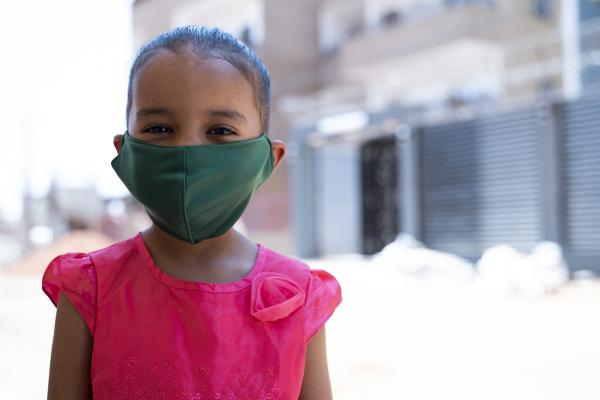
#> input picture test_images/image.jpg, 600 x 400 px, found by its file name
$ python 'Object Detection.py'
#> lines starting #> are read from the running program, lines starting #| are printed output that depends on the picture
import numpy as np
import cv2

#Image input
img = cv2.resize(cv2.imread(r'C:\Users\Ruchit Singh\Desktop\OpenCV\test_images\image.jpg', 0), (0,0),fx=0.8,fy=0.8)
#> img: shape (320, 480); min 0, max 255, mean 169.7
#object to be detected input
object = cv2.resize(cv2.imread(r'C:\Users\Ruchit Singh\Desktop\OpenCV\test_images\mask.jpg', 0),(0,0),fx=0.8,fy=0.8)
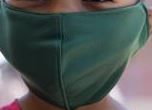
#> input picture test_images/mask.jpg, 152 x 110 px, found by its file name
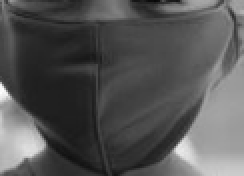
#> object: shape (88, 122) (shown 2 times larger); min 7, max 253, mean 84.7

#Get the height and weight of the object
h, w = object.shape
#> h = 88; w = 122

#List of different methods for template matching
methods = [cv2.TM_CCOEFF, cv2.TM_CCOEFF_NORMED,
           cv2.TM_CCORR, cv2.TM_CCORR_NORMED,
           cv2.TM_SQDIFF, cv2.TM_SQDIFF_NORMED]

"""
We use the sliding window with stride one and map which creates a  certain dimensional array,
with values that signifies the accuracy of how close the object is similar to the respective frame
"""

for i in methods:
    img2 = img.copy() #Copy the image
    result = cv2.matchTemplate(img2, object, i)
    # Result includes the floating points of template matching
    #print(result)
    # Gets the min value, max_value,location of min value and max value
    min_val, max_val, min_loc, max_loc = cv2.minMaxLoc(result)
    print(min_loc,max_loc)
    """
    For cv2.TM_SQDIFF,cv2.TM_SQDIFF_NORMED templates:: We use minimum location
    For cv2.TM_CCOEFF, cv2.TM_CCOEFF_NORMED,
        cv2.TM_CCORR, cv2.TM_CCORR_NORMED templates:: We use maximum location

    """
    if i in [cv2.TM_SQDIFF,cv2.TM_SQDIFF_NORMED]:
        location = min_loc
    else:
        location = max_loc
    #define the bottom location cordinates of the rectangle
    bottom_location = (location[0] + w, location[1]+ h)
    #draw the rectangle on the object detected
    cv2.rectangle(img2,location,bottom_location,255, 1)
    #displays the object detected for 6 different templates
    cv2.imshow('Match',img2)
    cv2.waitKey(0)
    cv2.destroyAllWindows()
#> this loop made 6 passes
#> (min_val, max_val, min_loc, location, bottom_location) on passes 1 to 4: (-27455534, 25216898, (15, 65), (99, 106), (221, 194)), (-0.669, 0.996, (13, 0), (99, 106), (221, 194)), (58709856, 230484336, (49, 232), (275, 232), (397, 320)), (0.603, 0.999, (42, 106), (99, 106), (221, 194))
#> (min_val, max_val, max_loc, location, bottom_location) on passes 5 to 6: (180584, 331541472, (285, 226), (99, 106), (221, 194)), (0.00176, 1, (0, 0), (99, 106), (221, 194))
#| (15, 65) (99, 106)
#| (13, 0) (99, 106)
#| (49, 232) (275, 232)
#| (42, 106) (99, 106)
#| (99, 106) (285, 226)
#| (99, 106) (0, 0)
#> pass 1, `result = cv2.matchTemplate(img2, object, i)`:
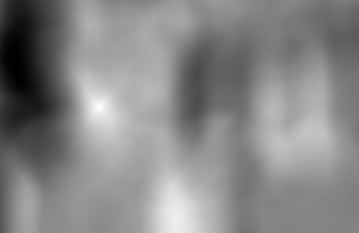
#> result: shape (233, 359) float32; min -27455534, max 25216898, mean 431215.8; drawn with min black and max white
#> pass 1, `cv2.imshow('Match',img2)`:
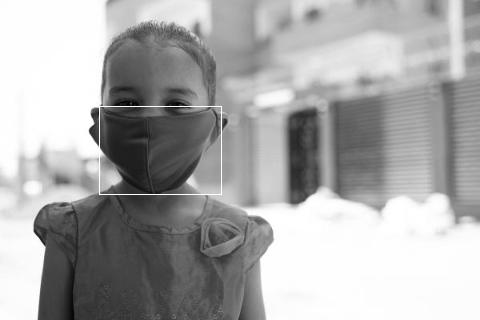
#> window 'Match': shape (320, 480); min 0, max 255, mean 170.1
#> pass 2, `result = cv2.matchTemplate(img2, object, i)`:
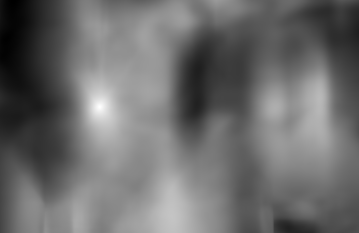
#> result: shape (233, 359) float32; min -0.669, max 0.996, mean 0.0431; drawn with min black and max white
#> pass 3, `result = cv2.matchTemplate(img2, object, i)`:
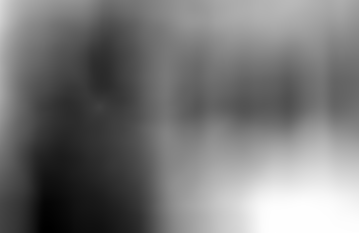
#> result: shape (233, 359) float32; min 58709856, max 230484336, mean 139085424; drawn with min black and max white
#> after the loop:
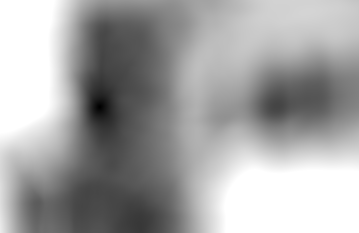
#> result: shape (233, 359) float32; min 0.00176, max 1, mean 0.644
